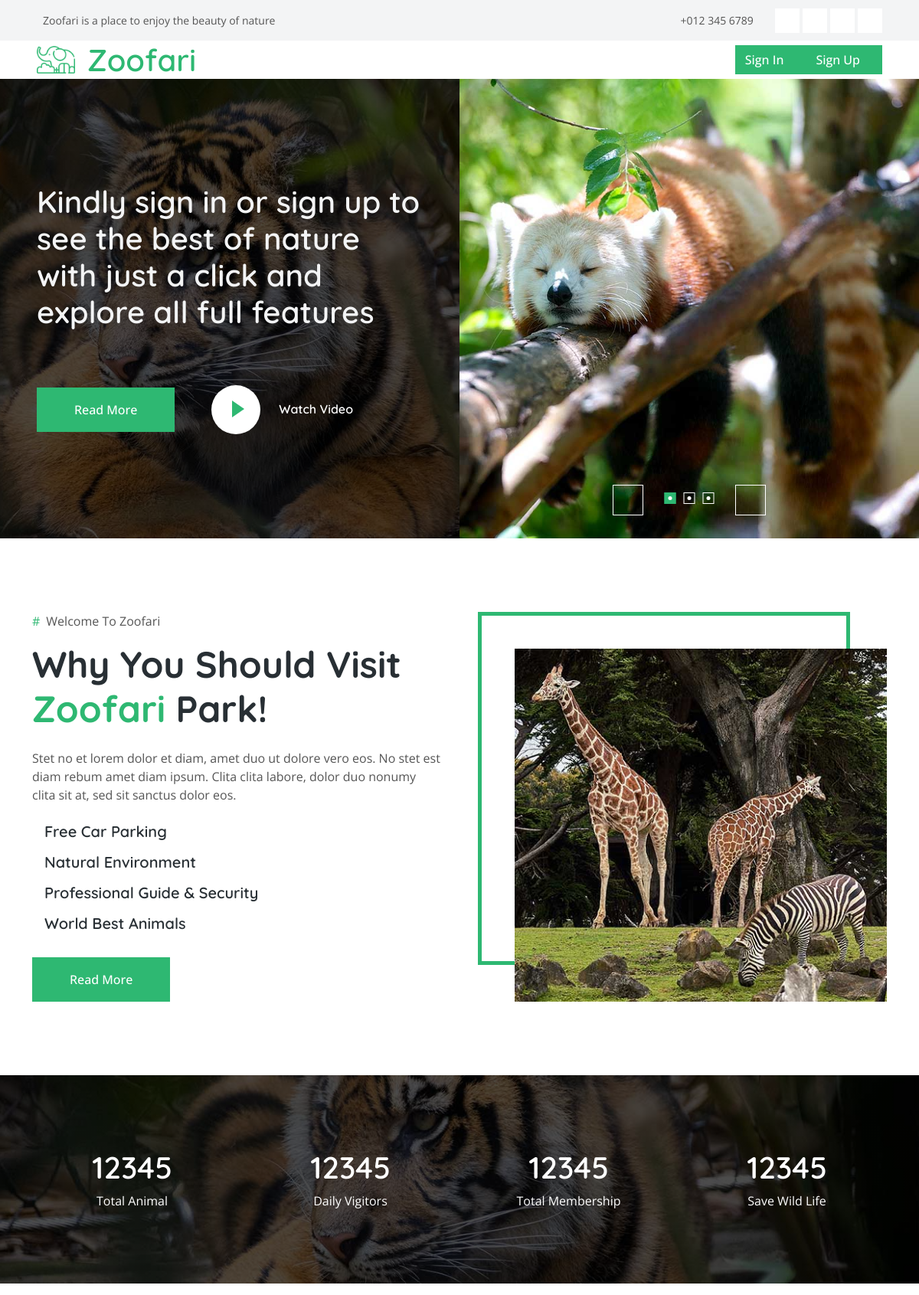
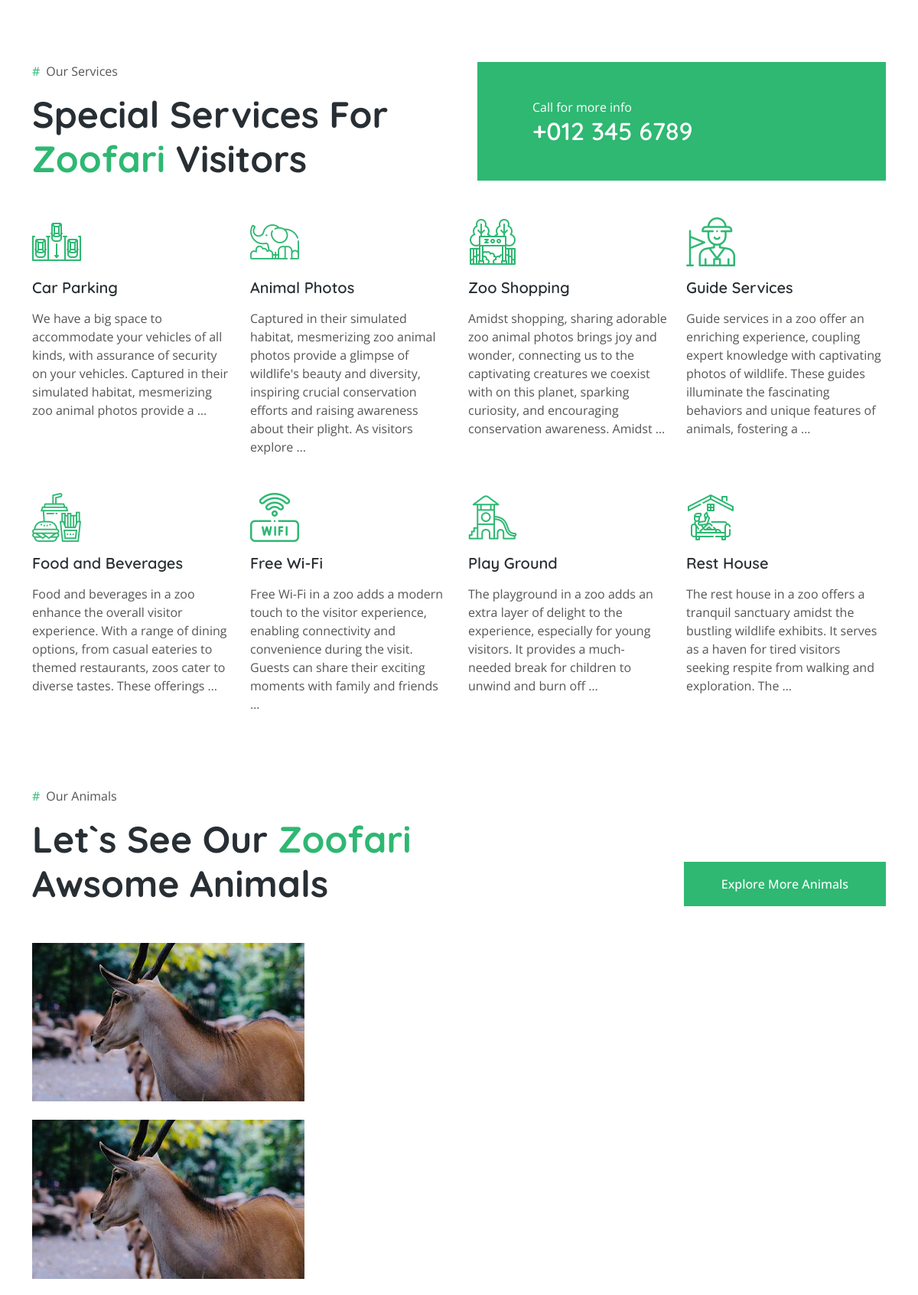
The page / (upper part) on the database its author committed (2 pictures, top to bottom).
### zoo/models.py (models this page shows, shortened)
class Animal1(models.Model):
    name = models.CharField(max_length=200)
    girraph = models.ImageField(upload_to="animal1")
    login_date = models.DateTimeField(auto_now=True)
    class Meta:
        verbose_name_plural = "Animal1"

class SpecialServices(models.Model):
    icons = models.ImageField(upload_to="icons")
    services = models.CharField(max_length=20)
    description = models.TextField()
    class Meta:
        verbose_name_plural = "SpecialServices"

class Gallery(models.Model):
    name = models.CharField(max_length=50)
    images = models.ImageField(upload_to="gallery")
    class Meta:
        verbose_name_plural = "Gallery"

### zoo/views.py (the view)
# urls.py: 2. Add a URL to urlpatterns:  path('', views.home, name='home')
def home(request):
    animals = Animal1.objects.all()
    services = SpecialServices.objects.all()
    gallery = Gallery.objects.all()
    context = {
        "animals": animals,
        "services": services,
        "gallery": gallery
    }
    return render(request, "zoo/home.html", context)

### zoo/templates/zoo/home.html (shortened to what this page needs)
{% extends "zoo/base.html" %}
{% load static %}
{% block content %}
    <div class="container-fluid bg-dark p-0 mb-5">
      <div class="row g-0 flex-column-reverse flex-lg-row">
        <div class="col-lg-6 p-0 wow fadeIn" data-wow-delay="0.1s">
          <div class="header-bg h-100 d-flex flex-column justify-content-center p-5">
            {% if user.is_authenticated %}
            <h1 class="display-4 text-light mb-5">
              Welcome, {{ user|title }} Enjoy Wonderful Day With Your Family
            </h1>
            {% else %}
            <h1 class="dispaly-4 text-light mb-5">Kindly sign in or sign up to see the best of nature with just a click and explore all full features</h1>
            {% endif %}
            <div class="d-flex align-items-center pt-4 animated slideInDown">
              <a href="" class="btn btn-primary py-sm-3 px-3 px-sm-5 me-5">Read More</a>
              <button
                type="button"
                class="btn-play"
                data-bs-toggle="modal"
                data-src="{% static 'https://www.youtube.com/embed/DWRcNpR6Kdc' %}"
                data-bs-target="#videoModal"
              >
                <span></span>
              </button>
              <h6 class="text-white m-0 ms-4 d-none d-sm-block">Watch Video</h6>
            </div>
          </div>
        </div>
        <div class="col-lg-6 wow fadeIn" data-wow-delay="0.5s">
          <div class="owl-carousel header-carousel">
            <div class="owl-carousel-item">
              <img class="img-fluid" src="{% static 'zoo/img/carousel-1.jpg' %}" alt="" />
            </div>
          </div>
        </div>
      </div>
    </div>
    <div class="container-xxl py-5">
      <div class="container">
        <div class="row g-5">
          <div class="col-lg-6 wow fadeInUp" data-wow-delay="0.1s">
            <p><span class="text-primary me-2">#</span>Welcome To Zoofari</p>
            <h1 class="display-5 mb-4">
              Why You Should Visit
              <span class="text-primary">Zoofari</span> Park!
            </h1>
            <p class="mb-4">
              Stet no et lorem dolor et diam, amet duo ut dolore vero eos. No
              stet est diam rebum amet diam ipsum. Clita clita labore, dolor duo
              nonumy clita sit at, sed sit sanctus dolor eos.
            </p>
            <h5 class="mb-3">
              Free Car
              Parking
            </h5>
            <h5 class="mb-3">
              Natural
              Environment
            </h5>
            <h5 class="mb-3">
              Professional
              Guide & Security
            </h5>
            <h5 class="mb-3">
              World Best
              Animals
            </h5>
            <a class="btn btn-primary py-3 px-5 mt-3" href="">Read More</a>
          </div>
          <div class="col-lg-6 wow fadeInUp" data-wow-delay="0.5s">
            {% if animals %}
            {% for animal in animals %}
            <div class="img-border">
              <img class="img-fluid" src="{{ animal.girraph.url }}" alt="" />
            </div>
            {% endfor %}
            {% endif %}
          </div>
        </div>
      </div>
    </div>
    <div
      class="container-xxl bg-primary facts my-5 py-5 wow fadeInUp"
      data-wow-delay="0.1s"
    >
      <div class="container py-5">
        <div class="row g-4">
          <div
            class="col-md-6 col-lg-3 text-center wow fadeIn"
            data-wow-delay="0.1s"
          >
            <h1 class="text-white mb-2" data-toggle="counter-up">12345</h1>
            <p class="text-white mb-0">Total Animal</p>
          </div>
          <div
            class="col-md-6 col-lg-3 text-center wow fadeIn"
            data-wow-delay="0.3s"
          >
            <h1 class="text-white mb-2" data-toggle="counter-up">12345</h1>
            <p class="text-white mb-0">Daily Vigitors</p>
          </div>
          <div
            class="col-md-6 col-lg-3 text-center wow fadeIn"
            data-wow-delay="0.5s"
          >
            <h1 class="text-white mb-2" data-toggle="counter-up">12345</h1>
            <p class="text-white mb-0">Total Membership</p>
          </div>
          <div
            class="col-md-6 col-lg-3 text-center wow fadeIn"
            data-wow-delay="0.7s"
          >
            <h1 class="text-white mb-2" data-toggle="counter-up">12345</h1>
            <p class="text-white mb-0">Save Wild Life</p>
          </div>
        </div>
      </div>
    </div>
    <div class="container-xxl py-5">
      <div class="container">
        <div class="row g-5 mb-5 wow fadeInUp" data-wow-delay="0.1s">
          <div class="col-lg-6">
            <p><span class="text-primary me-2">#</span>Our Services</p>
            <h1 class="display-5 mb-0">
              Special Services For
              <span class="text-primary">Zoofari</span> Visitors
            </h1>
          </div>
          <div class="col-lg-6">
            <div
              class="bg-primary h-100 d-flex align-items-center py-4 px-4 px-sm-5"
            >
              <div class="ms-4">
                <p class="text-white mb-0">Call for more info</p>
                <h2 class="text-white mb-0">+012 345 6789</h2>
              </div>
            </div>
          </div>
        </div>
        <div class="row gy-5 gx-4">
          {% for service in services %}
          <div
            class="col-lg-3 col-md-4 col-sm-6 wow fadeInUp"
            data-wow-delay="0.1s"
          >
            <img class="img-fluid mb-3" src="{{ service.icons.url }}" alt="Icon" />
            <h5 class="mb-3">{{ service.services }}</h5>
            <span
              >{{ service.description|truncatewords:30 }}</span
            >
          </div>
          {% endfor %}
        </div>
      </div>
    </div>
<div class="container-xxl py-5">
<div class="container">
<div
          class="row g-5 mb-5 align-items-end wow fadeInUp"
          data-wow-delay="0.1s"
        >
          <div class="col-lg-6">
            <p><span class="text-primary me-2">#</span>Our Animals</p>
            <h1 class="display-5 mb-0">
              Let`s See Our <span class="text-primary">Zoofari</span> Awsome
              Animals
            </h1>
          </div>
          <div class="col-lg-6 text-lg-end">
            <a class="btn btn-primary py-3 px-5" href=""
              >Explore More Animals</a
            >
          </div>
        </div>
        <div class="row g-4">
        <div class="col-lg-4 col-md-6 wow fadeInUp" data-wow-delay="0.1s">
        <div class="row g-4">
          <div class="col-12">
                <a
                  class="animal-item"
                  href="img/animal-md-1.jpg"
                  data-lightbox="animal"
                >
                  <div class="position-relative">
                    <img class="img-fluid" src="img/animal-md-1.jpg" alt="" />
                  </div>
                </a>
              </div>
        </div>
        </div>
        </div>
</div>
</div>
    {% endblock content %}

### zoo/templates/zoo/base.html (shortened to what this page needs)
{% load static %}
<!DOCTYPE html>
<html lang="en">
  <head>
    <link
      href="https://cdnjs.cloudflare.com/ajax/libs/font-awesome/5.10.0/css/all.min.css' %}"
      rel="stylesheet"
    />
    <link
      href="https://cdn.jsdelivr.net/npm/bootstrap-icons@1.4.1/font/bootstrap-icons.css' %}"
      rel="stylesheet"
    />
    <link href="{% static 'zoo/lib/animate/animate.min.css' %}" rel="stylesheet" />
    <link href="{% static 'zoo/lib/lightbox/css/lightbox.min.css' %}" rel="stylesheet" />
    <link href="{% static 'zoo/lib/owlcarousel/assets/owl.carousel.min.css' %}" rel="stylesheet" />
    <link href="{% static 'zoo/css/bootstrap.min.css' %}" rel="stylesheet" />
    <link href="{% static 'zoo/css/style.css' %}" rel="stylesheet" />
  </head>
  <body>
    <div class="container-fluid bg-light p-0 wow fadeIn" data-wow-delay="0.1s">
      <div class="row gx-0 d-none d-lg-flex">
        <div class="col-lg-7 px-5 text-start">
          <div class="h-100 d-inline-flex align-items-center py-3 me-4">
            {% if user.is_authenticated %}
            <small> Hello {{ user|title }} Keep on enjoying as you explore the nature on ZOOFAR</small>
            {% else %}
            <small>Zoofari is a place to enjoy the beauty of nature</small>
            {% endif %}
          </div>
          <div class="h-100 d-inline-flex align-items-center py-3">
          </div>
        </div>
        <div class="col-lg-5 px-5 text-end">
          <div class="h-100 d-inline-flex align-items-center py-3 me-4">
            <small>+012 345 6789</small>
          </div>
          <div class="h-100 d-inline-flex align-items-center">
            <a class="btn btn-sm-square bg-white text-primary me-1" href=""
              ></a>
            <a class="btn btn-sm-square bg-white text-primary me-1" href=""
              ></a>
            <a class="btn btn-sm-square bg-white text-primary me-1" href=""
              ></a>
            <a class="btn btn-sm-square bg-white text-primary me-0" href=""
              ></a>
          </div>
        </div>
      </div>
    </div>
    <nav
      class="navbar navbar-expand-lg bg-white navbar-light sticky-top py-lg-0 px-4 px-lg-5 wow fadeIn"
      data-wow-delay="0.1s"
    >
      <a href="index.html" class="navbar-brand p-0">
        <img class="img-fluid me-3" src="{% static 'zoo/img/icon/icon-10.png' %}" alt="Icon" />
        <h1 class="m-0 text-primary">Zoofari</h1>
      </a>
      <div class="collapse navbar-collapse py-4 py-lg-0" id="navbarCollapse">
        {% if user.is_authenticated %}
        <div class="navbar-nav ms-auto">
          <a href="#" class="nav-item nav-link active">Home</a>
          <a href="{% url 'about' %}" class="nav-item nav-link">About</a>
          <a href="{% url 'services' %}" class="nav-item nav-link">Services</a>
          <div class="nav-item dropdown">
            <a
              href="#"
              class="nav-link dropdown-toggle"
              data-bs-toggle="dropdown"
              >Pages</a
            >
            <div class="dropdown-menu rounded-0 rounded-bottom m-0">
              <a href="{% url 'animals' %}" class="dropdown-item">Our Animals</a>
              <a href="{% url 'membership' %}" class="dropdown-item">Membership</a>
              <a href="{% url 'visiting' %}" class="dropdown-item">Visiting Hours</a>
              <a href="{% url 'testimonial' %}" class="dropdown-item">Testimonial</a>
              <a href="{% url 'error' %}" class="dropdown-item">404 Page</a>
            </div>
          </div>
          <a href="{% url 'contact' %}" class="nav-item nav-link">Contact</a>
        </div>
        <a href="{% url 'logout' %}" class="btn btn-primary">LOGOUT<i class="fa fa-arrow-right ms-3"></i></a>
        {% else %}
        <div class="navbar-nav ms-auto">
        <a href="{% url 'signin' %}" class="btn btn-primary">Sign In</a>
        <a href="{% url 'signup' %}" class="btn btn-primary">Sign Up</a>
        </div>
      </div>
      {% endif %}
    </nav>
{% block content %}
{% endblock content %}
  </body>
</html>

### zoo/static/zoo/css/style.css (style rules this page uses)
:root { --primary: #2EB872; --light: #F3F4F5; --dark: #282F34; }
.btn { font-weight: 500; transition: .5s; }
.btn.btn-primary, .btn.btn-secondary { color: #FFFFFF; }
.btn-sm-square { width: 32px; height: 32px; }
.btn-square, .btn-sm-square, .btn-lg-square { padding: 0; display: flex; align-items: center; justify-content: center; font-weight: normal; }
.navbar.sticky-top { top: -100px; transition: .5s; }
.navbar .navbar-brand { display: flex; align-items: center; }
.navbar .navbar-brand img { max-height: 50px; }
.header-bg { background: linear-gradient(rgba(0, 0, 0, .7), rgba(0, 0, 0, .7)), url(../img/bg-1.jpg) center center no-repeat; background-size: cover; }
.btn-play { position: relative; display: block; box-sizing: content-box; width: 16px; height: 26px; border-radius: 100%; border: none; outline: none !important; padding: 18px 20px 20px 28px; background: #FFFFFF; }
.btn-play:before { content: ""; position: absolute; z-index: 0; left: 50%; top: 50%; transform: translateX(-50%) translateY(-50%); display: block; width: 60px; height: 60px; background: #FFFFFF; border-radius: 100%; animation: pulse-border 1500ms ease-out infinite; }
.btn-play:after { content: ""; position: absolute; z-index: 1; left: 50%; top: 50%; transform: translateX(-50%) translateY(-50%); display: block; width: 60px; height: 60px; background: #FFFFFF; border-radius: 100%; transition: all 200ms; }
.btn-play span { display: block; position: relative; z-index: 3; width: 0; height: 0; left: -1px; border-left: 16px solid var(--primary); border-top: 11px solid transparent; border-bottom: 11px solid transparent; }
.img-border { position: relative; height: 100%; min-height: 400px; }
.img-border::before { position: absolute; content: ""; top: 0; left: 0; right: 3rem; bottom: 3rem; border: 5px solid var(--primary); }
.img-border img { position: absolute; top: 3rem; left: 3rem; width: calc(100% - 3rem); height: calc(100% - 3rem); object-fit: cover; }
.facts { background: linear-gradient(rgba(0, 0, 0, .7), rgba(0, 0, 0, .7)), url(../img/bg-1.jpg) center center no-repeat; background-size: cover; }
.animal-item { position: relative; display: block; }

### rows shown on the page
Animal1: girraph (picture)
SpecialServices: icons (picture), services "Car Parking", description "We have a big space to accommodate your vehicles of all kinds, with assurance of security on your vehicles. Captured in their simulated habitat, mesmerizing zoo animal photos provide a …"
SpecialServices: icons (picture), services "Animal Photos", description "Captured in their simulated habitat, mesmerizing zoo animal photos provide a glimpse of wildlife's beauty and diversity, inspiring crucial conservation efforts and raising awareness about their plight. As visitors explore …"
SpecialServices: icons (picture), services "Zoo Shopping", description "Amidst shopping, sharing adorable zoo animal photos brings joy and wonder, connecting us to the captivating creatures we coexist with on this planet, sparking curiosity, and encouraging conservation awareness. Amidst …"
SpecialServices: icons (picture), services "Guide Services", description "Guide services in a zoo offer an enriching experience, coupling expert knowledge with captivating photos of wildlife. These guides illuminate the fascinating behaviors and unique features of animals, fostering a …"
SpecialServices: icons (picture), services "Food and Beverages", description "Food and beverages in a zoo enhance the overall visitor experience. With a range of dining options, from casual eateries to themed restaurants, zoos cater to diverse tastes. These offerings …"
SpecialServices: icons (picture), services "Free Wi-Fi", description "Free Wi-Fi in a zoo adds a modern touch to the visitor experience, enabling connectivity and convenience during the visit. Guests can share their exciting moments with family and friends …"
SpecialServices: icons (picture), services "Play Ground", description "The playground in a zoo adds an extra layer of delight to the experience, especially for young visitors. It provides a much-needed break for children to unwind and burn off …"
SpecialServices: icons (picture), services "Rest House", description "The rest house in a zoo offers a tranquil sanctuary amidst the bustling wildlife exhibits. It serves as a haven for tired visitors seeking respite from walking and exploration. The …"
